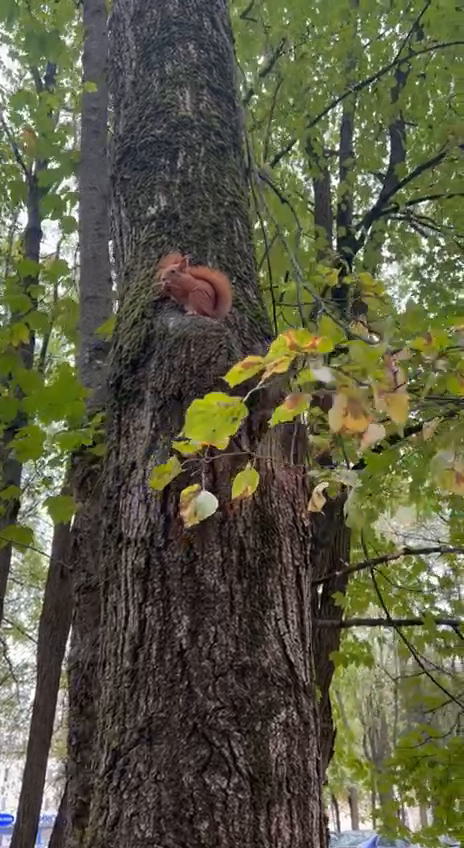
#> input picture frame 28 of Anna_Aleksandrovna/HW_08/squirrel.mp4, 464 x 848 px, given in place of test2.mp4, which was not available
$ python videp_procesed.py   (older library calls are emulated)
#> lines starting #> are read from the running program, lines starting #| are printed output that depends on the picture; pictures that were not available may be replaced by others from this repository, and a replacement may not be noted
import cv2
import numpy as np
import plotly.graph_objects as go
import time

# Параметры камеры (замените на свои параметры)
K = np.array([[1000, 0, 1600],
              [0, 1000, 1200],
              [0, 0, 1]])  # Матрица внутренней калибровки

def show_progress(current_frame, total_frames):
    progress = (current_frame / total_frames) * 100
    print(f"Progress: {progress:.2f}%", end='\r')

# Функция для применения фильтра Собеля
def apply_sobel_filter(frame):
    gray = cv2.cvtColor(frame, cv2.COLOR_BGR2GRAY)
    sobelx = cv2.Sobel(gray, cv2.CV_64F, 1, 0, ksize=3)  # Производная по X
    sobely = cv2.Sobel(gray, cv2.CV_64F, 0, 1, ksize=3)  # Производная по Y
    sobel = cv2.magnitude(sobelx, sobely)  # Общая амплитуда градиента
    sobel = cv2.convertScaleAbs(sobel)  # Преобразование в uint8
    return sobel

# Траектории
def create_trajectory(poses):
    trajectory = [np.array([0, 0, 0])]
    current_pose = np.eye(4)
    pose_cam = [np.array([[0, 0, 0],[0, 0, 0],[0, 0, 0]])]

    for R, t in poses:
        T = np.eye(4)
        T[:3, :3] = R
        T[:3, 3] = t.T
        current_pose = np.dot(current_pose, T)
        trajectory.append(current_pose[:3, 3])
        pose_cam.append(current_pose[:3, :3])

    return np.array(trajectory),np.array(pose_cam)

# Функция для обработки видео
def process_video(video_path,
                  scale=1.0,
                  use_sobel=True,
                  frame_skip=1,
                  flann_trees=5,
                  flann_checks=50,
                  ransac_threshold=1.0,
                  lowe_ratio=0.75):
#> called with video_path = 'test2.mp4', scale = 0.5, use_sobel = True, frame_skip = 2, flann_trees = 5, flann_checks = 50, ransac_threshold = 1, lowe_ratio = 0.75
    cap = cv2.VideoCapture(video_path)

    total_frames = int(cap.get(cv2.CAP_PROP_FRAME_COUNT))
    current_frame = 0

    if not cap.isOpened():
        print("Ошибка: не удалось открыть видео")
        exit()

    # Выбор детектора SIFT
    sift = cv2.SIFT_create()
    flann_params = dict(algorithm=1, trees=flann_trees)
    search_params = dict(checks=flann_checks)
    flann = cv2.FlannBasedMatcher(flann_params, search_params)

    # Переменные для хранения траектории
    trajectory = [np.array([0, 0, 0])]
    orientations = []

    # Чтение первого кадра
    ret, prev_frame = cap.read()
#> prev_frame is the input picture: shape (848, 464, 3); mean B, G, R 67.5, 90.4, 90.4
    if not ret:
        print("Ошибка: не удалось считать первый кадр")
        cap.release()
        exit()

    if scale != 1.0:
        prev_frame = cv2.resize(prev_frame, None, fx=scale, fy=scale)
#> prev_frame: shape (424, 232, 3)

    if use_sobel:
        prev_frame = apply_sobel_filter(prev_frame)
#> in apply_sobel_filter, `sobel = cv2.convertScaleAbs(sobel)`:
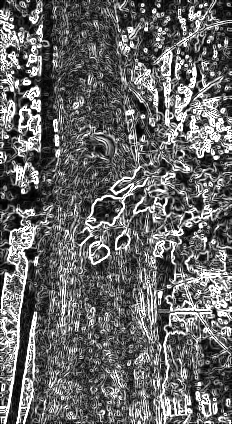
#> sobel: shape (424, 232); min 0, max 255, mean 102.6

    prev_kp, prev_des = sift.detectAndCompute(prev_frame, None)
#> prev_kp = 2004 keypoints; strongest (x, y, size): (11, 109, 1.9), (23, 240, 2), (142, 5, 2.5), (146, 29, 2.7)

    # Инициализация положения и ориентации
    poses = []
    positions = [np.array([0, 0, 0])]

    # Начало обработки кадров
    start_time = time.time()
    while cap.isOpened():
        # Пропуск кадров
        for _ in range(frame_skip):
            ret, _ = cap.read()
            if not ret:
                break
#> this loop made 2 passes
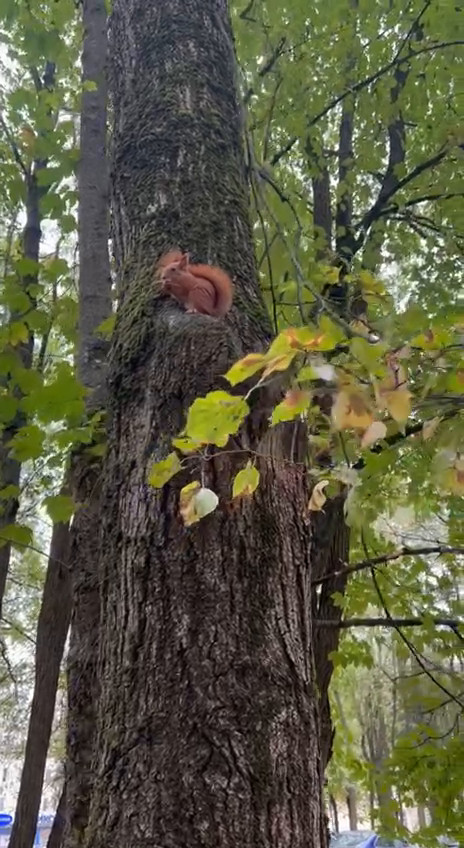
#> input picture frame 29 of Anna_Aleksandrovna/HW_08/squirrel.mp4, 464 x 848 px, given in place of test2.mp4, which was not available
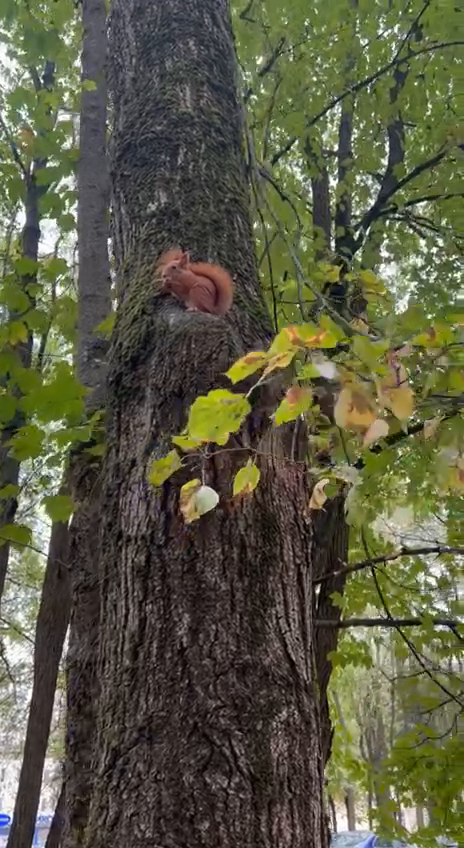
#> input picture frame 30 of Anna_Aleksandrovna/HW_08/squirrel.mp4, 464 x 848 px, given in place of test2.mp4, which was not available

        # Чтение следующего кадра
        ret, frame = cap.read()
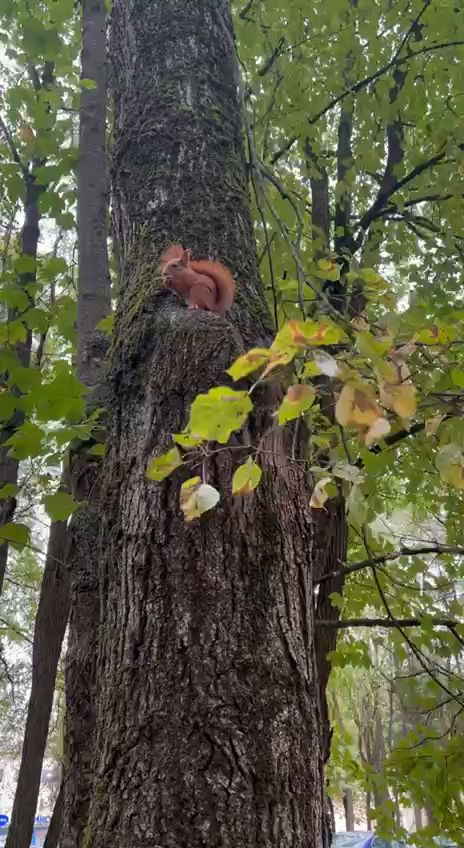
#> input picture frame 31 of Anna_Aleksandrovna/HW_08/squirrel.mp4, 464 x 848 px, given in place of test2.mp4, which was not available
#> frame is the input picture: shape (848, 464, 3); mean B, G, R 66.7, 89.4, 89.1
        if not ret:
            break

        if scale != 1.0:
            frame = cv2.resize(frame, None, fx=scale, fy=scale)
#> frame: shape (424, 232, 3)

        if use_sobel:
            frame = apply_sobel_filter(frame)
#> in apply_sobel_filter (call 2), `gray = cv2.cvtColor(frame, cv2.COLOR_BGR2GRAY)`:
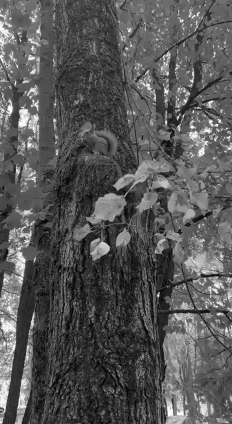
#> gray: shape (424, 232); min 1, max 255, mean 86.8
#> in apply_sobel_filter (call 2), `sobely = cv2.Sobel(gray, cv2.CV_64F, 0, 1, ksize=3)`:
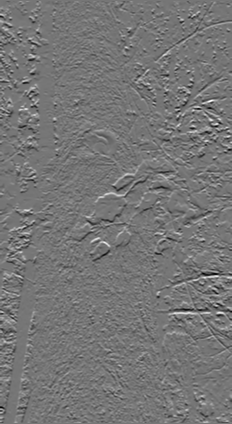
#> sobely: shape (424, 232) float64; min -655, max 759, mean -0.3; drawn with min black and max white
#> in apply_sobel_filter (call 2), `sobel = cv2.convertScaleAbs(sobel)`:
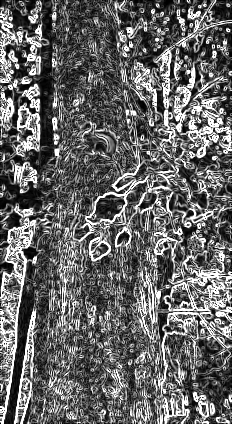
#> sobel: shape (424, 232); min 0, max 255, mean 102.4

        kp, des = sift.detectAndCompute(frame, None)
#> kp = 2045 keypoints; strongest (x, y, size): (215, 121, 2.1), (157, 39, 2.4), (21, 191, 2.8), (214, 158, 3)

        # Сопоставление особенностей с помощью FLANN
        matches = flann.knnMatch(prev_des, des, k=2)
#> matches = 2004 matches

        # Применение правила Lowe для фильтрации совпадений
        good_matches = [m for m, n in matches if m.distance < lowe_ratio * n.distance]
#> good_matches = 318 matches

        # Извлечение точек для соответствий
        if len(good_matches) > 0:
            pts1 = np.float32([prev_kp[m.queryIdx].pt for m in good_matches])
#> pts1 = 318 pairs, first value 3.53 to 225.9, second value 4.37 to 419.5
            pts2 = np.float32([kp[m.trainIdx].pt for m in good_matches])
#> pts2 = 318 pairs, first value 2.58 to 228.3, second value 5.06 to 419.7

            # Вычисление матрицы Essential
            E, mask = cv2.findEssentialMat(pts1, pts2, K, method=cv2.RANSAC, prob=0.999, threshold=ransac_threshold)
#> E = [[-3.07e-05, 0.289, 0.043], [-0.29, 0.00137, -0.643], [-0.0426, 0.644, 0.00157]]; mask = 318 values, max 1 at index 1, min 0 at index 0, mean 0.915

            # Восстановление положения и ориентации камеры
            _, R, t, mask = cv2.recoverPose(E, pts1, pts2, K, mask)
#> R = [[1, 0.000389, -0.0019], [-0.000385, 1, 0.00231], [0.0019, -0.00231, 1]]; t = [0.911, 0.0599, -0.409]; mask = 318 values, max 255 at index 0, min 0 at index 1, mean 4.81

            # Сохраняем траекторию и ориентацию
            poses.append((R, t))

            # Обновить позицию камеры
            current_position = positions[-1]
            new_position = current_position + np.dot(R, t).T[0]
#> new_position = [0.911, 0.0586, -0.407]
            positions.append(new_position)

        # Обновление предыдущих кадров и точек
        current_frame += frame_skip
        show_progress(current_frame, total_frames)
        prev_frame = frame
        prev_kp, prev_des = kp, des
#> prev_kp has the same summary as kp

    # Завершаем обработку видео
    cap.release()

    # Преобразование траектории и направлений в массивы
    trajectory, orientations = create_trajectory(poses)

    # Построение 3D-графика
    fig = go.Figure()

    # Траектория камеры
    fig.add_trace(go.Scatter3d(
    x=trajectory[:, 0],
    y=trajectory[:, 1],
    z=trajectory[:, 2],
    mode='lines+markers',
    marker=dict(size=5, color='blue'),
    line=dict(color='blue', width=2),
    name='Camera Trajectory'
    ))

    # Направления взгляда камеры
    for i, (R, t) in enumerate(zip(orientations, trajectory)):
        # Направление камеры (ось Z камеры)
        camera_direction = R @ np.array([0, 0, 1])  # Направление оси Z камеры
        camera_direction_end = t + camera_direction * 0.5  # Конец вектора направления

        # Добавляем линию, представляющую направление камеры
        fig.add_trace(go.Scatter3d(
            x=[t[0], camera_direction_end[0]],
            y=[t[1], camera_direction_end[1]],
            z=[t[2], camera_direction_end[2]],
            mode='lines',
            line=dict(color='green', width=4),
            name=f'Camera Direction {i}' if i == 0 else None,
            showlegend=False if i > 0 else True
        ))

    # Настройка отображения
    fig.update_layout(
        scene=dict(
            xaxis_title='X',
            yaxis_title='Y',
            zaxis_title='Z',
            aspectmode='data'
        ),
        title="Camera Trajectory and View Directions",
        showlegend=True
    )

    # Сохранение графика в HTML-файл
    output_file = "camera_trajectory_and_view.html"
    fig.write_html(output_file)
    print(f"График сохранен в файл: {output_file}")

    end_time = time.time()
    print(f"Обработка видео заняла {end_time - start_time:.2f} секунд.")

# Вызов функции
process_video(
    video_path="test2.mp4",
    scale=0.5,  # Масштабирование видео (0.5 = уменьшение в 2 раза)
    use_sobel=True,  # Использовать фильтр Собеля
    frame_skip=2,  # Пропускать каждый второй кадр
    flann_trees=5,  # Параметр FLANN
    flann_checks=50,  # Параметр FLANN
    ransac_threshold=1.0,  # Порог для RANSAC
    lowe_ratio=0.75  # Коэффициент правила Lowe
)

$ run again, starting later in the video
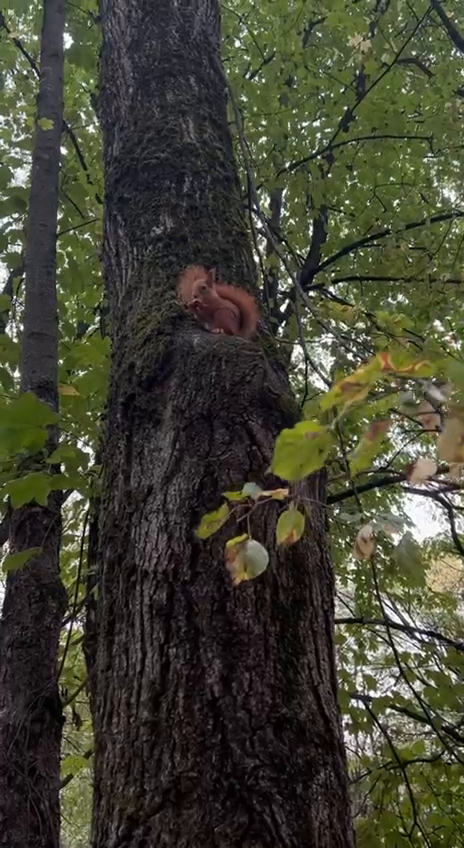
#> input picture frame 129 of Anna_Aleksandrovna/HW_08/squirrel.mp4, 464 x 848 px, given in place of test2.mp4, which was not available
#> in process_video, prev_frame is the input picture: shape (848, 464, 3); mean B, G, R 51.5, 66.7, 66.5
#> prev_frame: shape (424, 232, 3)
#> in process_video, `prev_kp, prev_des = sift.detectAndCompute(prev_frame, None)`: prev_kp = 1980 keypoints; strongest (x, y, size): (30, 181, 3.3), (165, 88, 2.6), (160, 17, 2.6), (205, 130, 2.2)
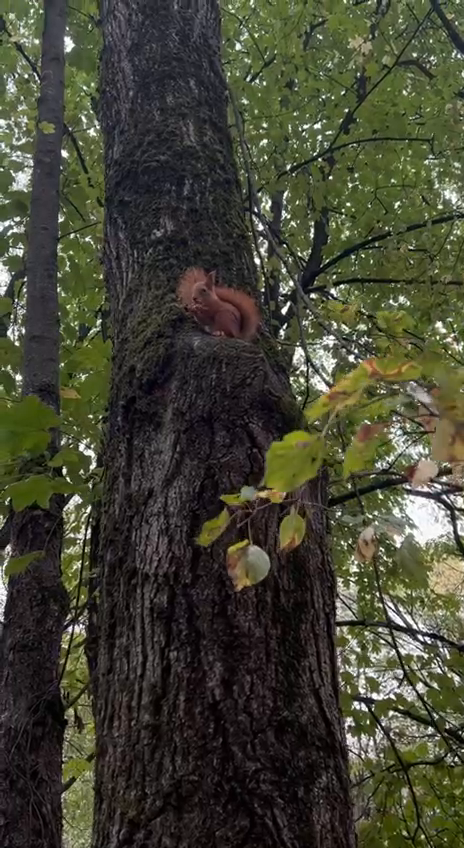
#> input picture frame 132 of Anna_Aleksandrovna/HW_08/squirrel.mp4, 464 x 848 px, given in place of test2.mp4, which was not available
#> in process_video, frame is the input picture: shape (848, 464, 3); mean B, G, R 51.8, 67.5, 67.1
#> frame: shape (424, 232, 3)
#> in apply_sobel_filter (call 2), `sobel = cv2.convertScaleAbs(sobel)`:
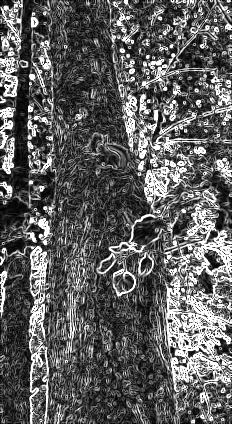
#> sobel: shape (424, 232); min 0, max 255, mean 95
#> kp = 2056 keypoints; strongest (x, y, size): (147, 57, 2.5), (31, 182, 3), (171, 46, 2.5), (128, 56, 2.5)
#> matches = 1980 matches
#> good_matches = 861 matches
#> pts1 = 861 pairs, first value 2.35 to 228.4, second value 3.42 to 419.8
#> pts2 = 861 pairs, first value 3.15 to 229.1, second value 5.23 to 421.1
#> in process_video, `E, mask = cv2.findEssentialMat(pts1, pts2, K, method=cv2.RANSAC, prob=..`: E = [[0.000603, -0.334, -0.331], [0.334, 0.000589, 0.528], [0.332, -0.527, 0.000488]]; mask = 861 values, max 1 at index 0, min 0 at index 192, mean 0.972
#> in process_video, `_, R, t, mask = cv2.recoverPose(E, pts1, pts2, K, mask)`: R = [[1, 0.00105, 0.000759], [-0.00105, 1, -0.000449], [-0.000759, 0.000448, 1]]; t = [-0.746, -0.469, 0.473]; mask = 861 values, max 255 at index 31, min 0 at index 0, mean 11.55
#> new_position = [-0.746, -0.468, 0.473]
#> in process_video, `prev_kp, prev_des = kp, des`: prev_kp has the same summary as kp

$ run again, starting later in the video
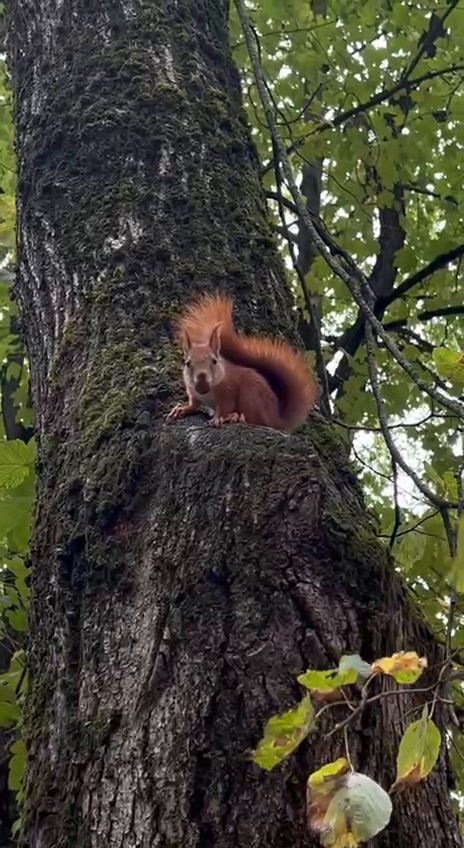
#> input picture frame 230 of Anna_Aleksandrovna/HW_08/squirrel.mp4, 464 x 848 px, given in place of test2.mp4, which was not available
#> in process_video, prev_frame is the input picture: shape (848, 464, 3); mean B, G, R 55.2, 68.2, 69.3
#> prev_frame: shape (424, 232, 3)
#> in process_video, `prev_kp, prev_des = sift.detectAndCompute(prev_frame, None)`: prev_kp = 1949 keypoints; strongest (x, y, size): (164, 71, 2.4), (225, 159, 1.8), (194, 245, 1.9), (206, 160, 2)
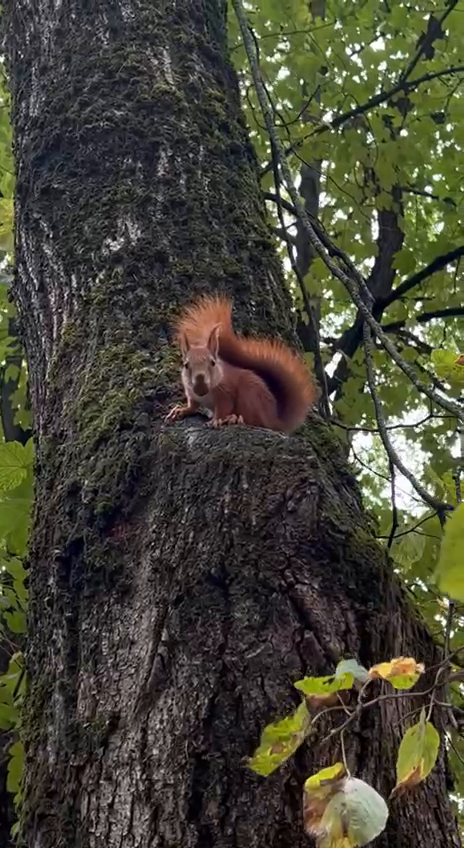
#> input picture frame 233 of Anna_Aleksandrovna/HW_08/squirrel.mp4, 464 x 848 px, given in place of test2.mp4, which was not available
#> in process_video, frame is the input picture: shape (848, 464, 3); mean B, G, R 54.7, 68.2, 69.1
#> frame: shape (424, 232, 3)
#> in apply_sobel_filter (call 2), `sobel = cv2.convertScaleAbs(sobel)`:
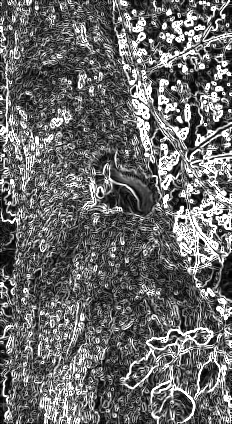
#> sobel: shape (424, 232); min 0, max 255, mean 105
#> kp = 1878 keypoints; strongest (x, y, size): (178, 110, 2.2), (151, 41, 2.9), (164, 106, 3), (192, 335, 2.7)
#> matches = 1949 matches
#> good_matches = 874 matches
#> pts1 = 874 pairs, first value 5.27 to 229.1, second value 2.79 to 418.7
#> pts2 = 874 pairs, first value 4.18 to 228.3, second value 3.74 to 420.4
#> in process_video, `E, mask = cv2.findEssentialMat(pts1, pts2, K, method=cv2.RANSAC, prob=..`: E = [[0.000257, -0.354, -0.361], [0.354, 0.000366, 0.495], [0.361, -0.495, 0.000165]]; mask = 874 values, max 1 at index 1, min 0 at index 0, mean 0.987
#> in process_video, `_, R, t, mask = cv2.recoverPose(E, pts1, pts2, K, mask)`: R = [[1, 0.000649, 7.63e-05], [-0.000649, 1, -0.000277], [-7.65e-05, 0.000277, 1]]; t = [0.7, 0.51, -0.5]; mask = 874 values, max 255 at index 72, min 0 at index 0, mean 16.92
#> new_position = [0.7, 0.51, -0.5]
#> in process_video, `prev_kp, prev_des = kp, des`: prev_kp has the same summary as kp
